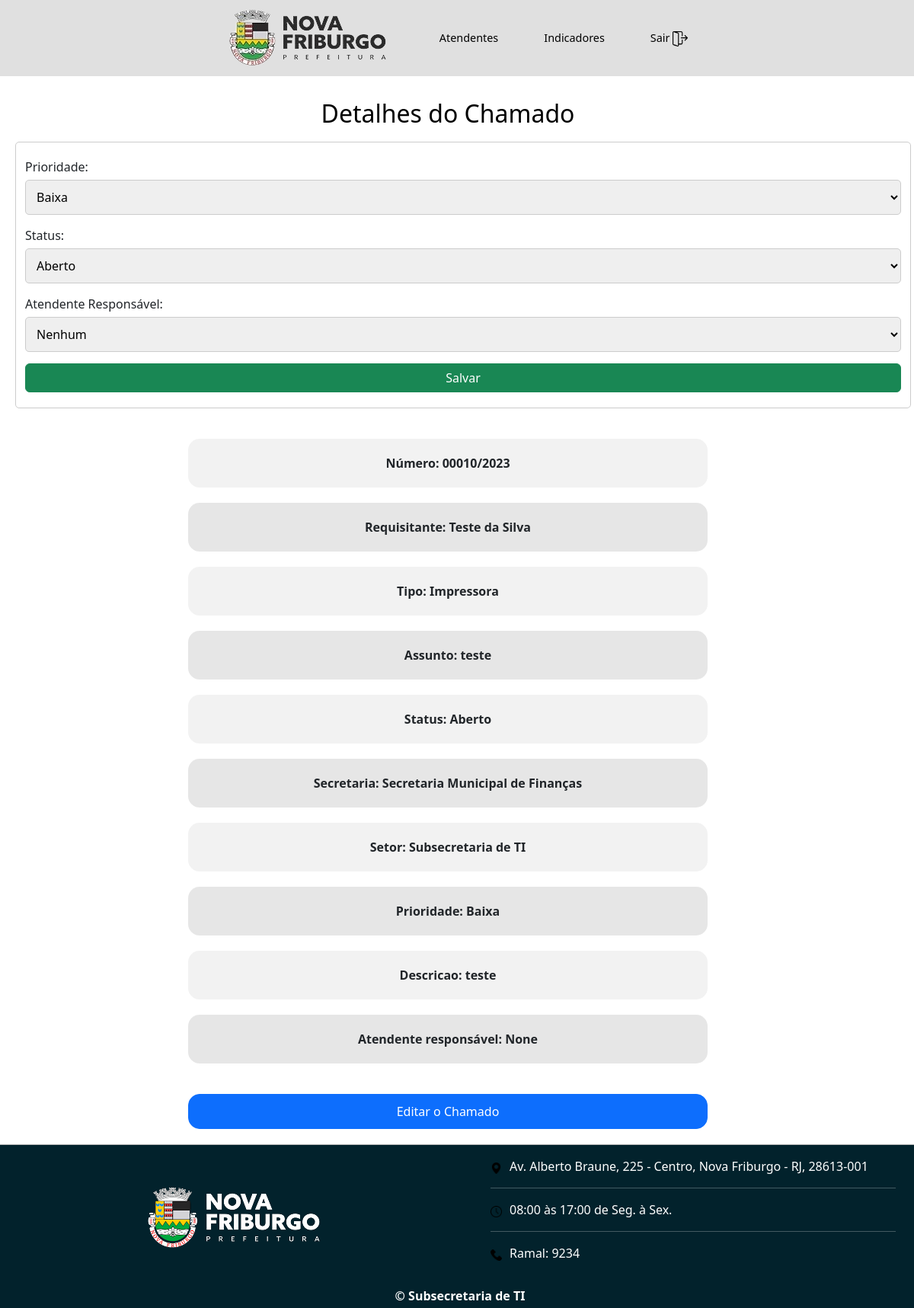
The app's page /chamado/19 (signed in) with its own data.
### chamadosApp/models.py (models this page shows, shortened)
class Chamado(models.Model):
    prioridadeChoices = (
        ('0', 'Baixa'),
        ('1', 'Média'),
        ('2', 'Alta')
    )
    statusChoices = (
        ('0', 'Aberto'),
        ('1', 'Pendente'),
        ('2', 'Finalizado'),
    )
    secretaria = models.ForeignKey(Secretaria, verbose_name='Secretaria', on_delete=models.CASCADE, null=True)
    setor = models.ForeignKey(Setor, verbose_name='Setor', on_delete=models.CASCADE, null=True)
    requisitante = models.ForeignKey(Servidor, on_delete=models.CASCADE, related_name='requisitante')
    tipo = models.ForeignKey(Tipo, on_delete=models.CASCADE)
    assunto = models.CharField(max_length=150)
    prioridade = models.CharField(max_length=1, choices=prioridadeChoices, default='0')
    status = models.CharField(max_length=1, choices=statusChoices, default='0')
    descricao = models.TextField(default='')
    atendente = models.ForeignKey(Atendente, verbose_name='Atendente', on_delete=models.CASCADE, related_name='atendente', null=True, default=None)
    dataAbertura = models.DateTimeField(auto_now_add=True)
    dataFechamento = models.DateTimeField(null=True, blank=False)
    numero = models.CharField(max_length=10, default=0)
    def getPrioridade(self):
        for choice in self.prioridadeChoices:
            if choice[0] == self.prioridade:
                return choice[1]
        return "Desconhecido"
    def getStatus(self):
        for choice in self.statusChoices:
            if choice[0] == self.status:
                return choice[1]
        return "Desconhecido"

class Servidor(models.Model):
    user = models.ForeignKey(User, on_delete=models.CASCADE)
    nome = models.CharField(max_length=75)
    email = models.EmailField(max_length=254, default='')
    setor = models.ForeignKey(Setor, verbose_name='Setor', on_delete=models.CASCADE)
    def __str__(self):
        return self.nome

class Tipo(models.Model):
    nome = models.CharField(max_length=30, verbose_name='Nome do Serviço', blank=True)
    sigla = models.CharField(max_length=3, verbose_name="Sigla", blank=True)
    descricao = models.TextField(default='')
    def __str__(self):
        return self.nome

class Secretaria(models.Model):
    nome = models.CharField(max_length=70)
    def __str__(self):
        return self.nome

class Setor(models.Model):
    secretaria = models.ForeignKey(Secretaria, verbose_name="Secretaria", on_delete=models.CASCADE)
    nome = models.CharField(max_length=100, default='')
    cep = models.CharField(max_length=8, default='')
    bairro = models.CharField(max_length=50, default='')
    logradouro = models.CharField(max_length=150, default='')
    def __str__(self):
        return self.nome

### chamadosApp/views.py (the view)
# urls.py: path('chamado/<int:idChamado>',views.chamado, name='chamado'),
@login_required
def chamado(request, idChamado):
    chamado = Chamado.objects.get(id=idChamado)
    atendentes = Atendente.objects.all()
    if request.method == 'POST':
        chamado = atualizaChamado(request, chamado)
    context = {
        'chamado': chamado,
        'atendentes': atendentes,
    }
    return render(request, '_pages_/chamado.html', context)

### chamadosApp/templates/_pages_/chamado.html (shortened to what this page needs)
{% extends "template.html" %}
{% block main %}
<link rel="stylesheet" href="/static/css/chamado.css">
<h2>Detalhes do Chamado</h2>
<form method=POST>
    <label for="prioridade">Prioridade:</label>
    <select name="prioridade" id="prioridade">
        {% for choice in chamado.prioridadeChoices %}
            <option value="{{ choice.0 }}" {% if choice.0 == chamado.prioridade %}selected{% endif %}>
                {{ choice.1 }}
            </option>
        {% endfor %}
    </select>
    <label for="status">Status:</label>
    <select name="status" id="status">
        {% for choice in chamado.statusChoices %}
            <option value="{{ choice.0 }}" {% if choice.0 == chamado.status %}selected{% endif %}>
                {{ choice.1 }}
            </option>
        {% endfor %}
    </select>
    <label for="atendente">Atendente Responsável:</label>
    <select name="atendente" id="atendente">
        <option value="None" {% if chamado.atendente == None %}selected{% endif %}> Nenhum </option>
    </select>
    <input class="btn btn-success" type="submit" value="Salvar">
</form>
<div id="p-div">
    <p>Número: {{ chamado.numero }}/{{chamado.dataAbertura.year}}</p>
    <p>Requisitante: {{ chamado.requisitante }}</p>
    <p>Tipo: {{ chamado.tipo }}</p>
    <p>Assunto: {{ chamado.assunto }}</p>
    <p>Status: {{ chamado.getStatus }}</p>
    <p>Secretaria: {{ chamado.secretaria }}</p>
    <p>Setor: {{ chamado.setor }}</p>
    <p>Prioridade: {{ chamado.getPrioridade }}</p>
    <p>Descricao: {{ chamado.descricao }}</p>
    <p>Atendente responsável: {{ chamado.atendente }}</p>
</div>
   <a id="edita-chamado" class="btn btn-primary" href="{% url 'editaChamado' chamado.id %}">Editar o Chamado</a>
{% endblock %}

### chamadosTI/static/css/style.css (style rules this page uses)
p { font-weight: bold; text-decoration-color: red; }

### chamadosApp/static/css/mainPage.css (style rules this page uses)
#form-pesquisa-chamado select, input { margin-bottom: 20px; }

### chamadosApp/static/css/chamado.css (style rules this page uses)
#edita-chamado { width: 58%; margin: 0 auto; padding: 10px 10px; border-radius: 15px; }
h2 { color: #000; padding: 10px; text-align: center; }
form { background-color: #fff; border: 1px solid #ccc; border-radius: 5px; padding: 20px; margin: 20px; }
label { display: block; margin-bottom: 5px; }
select { width: 100%; padding: 10px; border: 1px solid #ccc; border-radius: 5px; margin-bottom: 15px; }
input[type="submit"] { width: 100%; margin: 0 auto; }
p { margin: 20px 0; padding: 20px 20px; text-align: center; border-radius: 15px; }
p:nth-child(odd) { background-color: #f2f2f2; }
p:nth-child(even) { background-color: #e6e6e6; }
#p-div { width: 60%; margin: 0 auto; margin-bottom: 20px; }

### records on screen
Chamado: prioridade "Baixa", status "Aberto", atendente "Nenhum", numero "00010", dataAbertura.year "2023", requisitante "Teste da Silva", tipo "Impressora", assunto "teste", getStatus "Aberto", secretaria "Secretaria Municipal de Finanças", setor "Subsecretaria de TI", getPrioridade "Baixa", descricao "teste", atendente "None"
